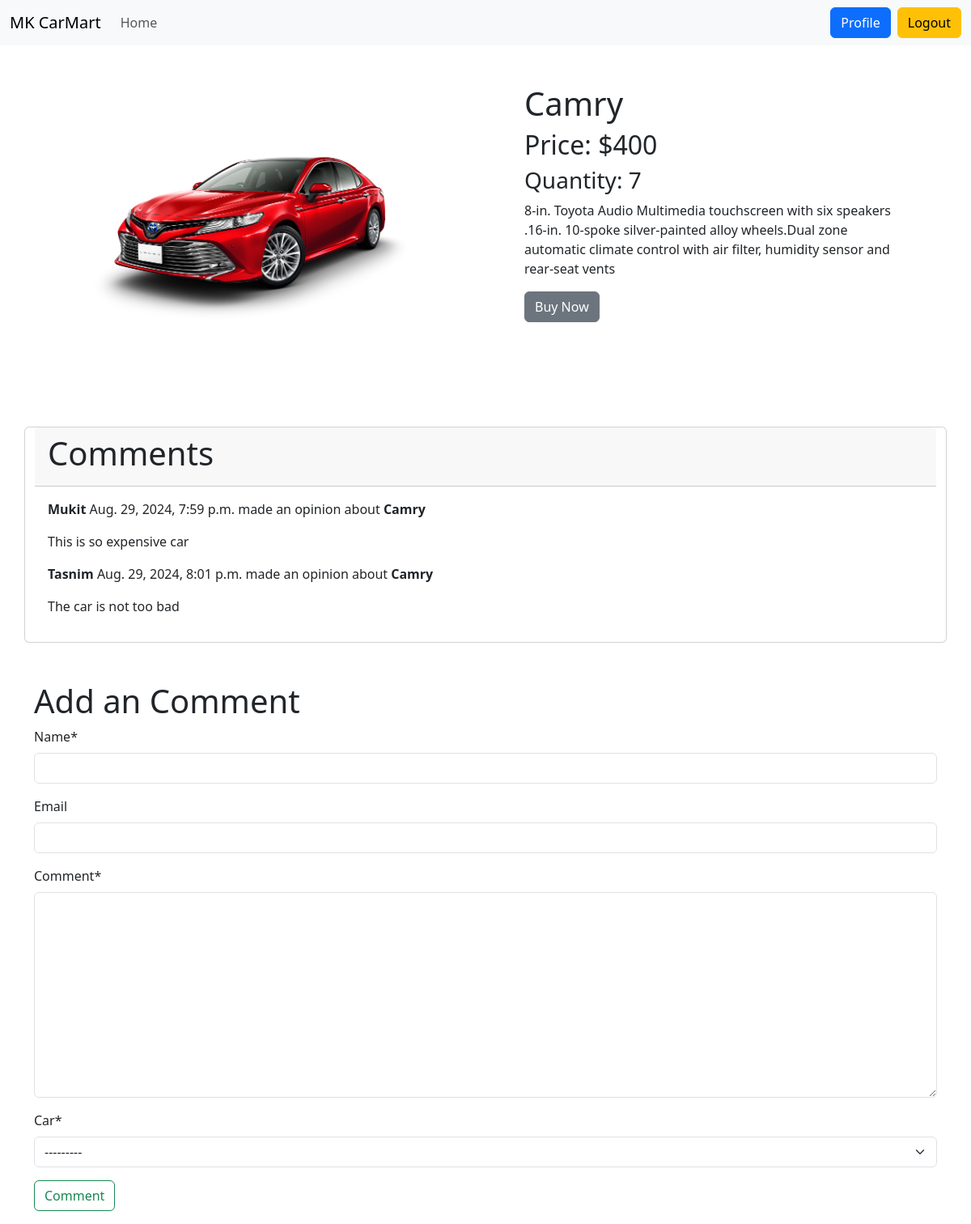
The app's page /carapp/carprofile/1 (signed in) with its own data.
### carapp/models.py (models this page shows, shortened)
class CarModel(models.Model):
    name = models.CharField(max_length=100)
    price = models.IntegerField()
    description = models.TextField()
    quantity = models.IntegerField(blank = True, null = True)
    brand = models.ForeignKey(BrandModel, on_delete=models.CASCADE)
    image = models.ImageField(upload_to='media/uploads/', blank = True, null = True)
    def __str__(self):
        return self.name

class Comments(models.Model):
    car = models.ForeignKey(CarModel, on_delete=models.CASCADE, related_name='comments')
    name = models.CharField(max_length=100)
    email = models.EmailField(blank=True, null=True)
    comment = models.TextField()
    created_at = models.DateTimeField(auto_now_add=True)

### carapp/views.py (the view)
# urls.py: path('carprofile/<int:id>',views.carprofile, name='carprofile'),
@login_required
def carprofile(request,id):
    data=CarModel.objects.get(pk=id)
    if request.method == 'POST':
        form = forms.CommentForm(request.POST)
        if form.is_valid():
            form.save()
    else:
        form = forms.CommentForm()
    carcmt=Comments.objects.all()
    return render(request, 'car_details.html', {'data':data,'form': form,'car':carcmt})

### carapp/forms.py
class CommentForm(forms.ModelForm):
    class Meta:
        model = Comments
        fields = ['name', 'email', 'comment','car']

### carapp/templates/car_details.html (shortened to what this page needs)
{% extends 'base.html' %}
{% load crispy_forms_tags %}
{% block content %}
<div class="row d-flex container m-auto mb-5 justify-content-center">
    <div class="col-md-6 p-5">
        <img src="{{data.image.url}}" class="w-100" alt="">
    </div>
    <div class="col-md-6 p-5">
        <h1>{{data.name}}</h1>
        <h2>Price: ${{data.price}}</h2>
        <h3>Quantity: {{data.quantity}}</h3>
        <p>{{data.description}}</p>
        <a href="{% url 'buycar' data.id %}" class="btn btn-secondary">Buy Now</a>
    </div>
</div>
<div class="card m-auto container mb-5">
    <div class="card-header">
    <h1>Comments</h1>
    </div>
    <div class="card-body">
    {% for i in car %}
        {% if i.car.name == data.name  %}
        <p><b>{{i.name}}</b>  {{i.created_at}} made an opinion about <b>{{i.car.name}}</b></p>
        <p>{{i.comment}}</p>
        {% endif %}
    {% endfor %}
   </div>
</div>
<div>
   <form method="post" class="m-auto container pb-3">
    <h1>Add an Comment</h1>
    {{ form|crispy }}
    <button type="submit" class="btn btn-outline-success" >Comment</button>
   </form>
</div>
{% endblock %}

### records on screen
CarModel: image (picture), name "Camry", price "400", quantity "7", description "8-in. Toyota Audio Multimedia touchscreen with six speakers .16-in. 10-spoke silver-painted alloy wheels.Dual zone automatic climate control with air filter, humidity sensor and rear-seat vents"
Comments: name "Mukit", created_at "Aug. 29, 2024, 7:59 p.m.", car.name "Camry", comment "This is so expensive car"
Comments: name "Tasnim", created_at "Aug. 29, 2024, 8:01 p.m.", car.name "Camry", comment "The car is not too bad"
